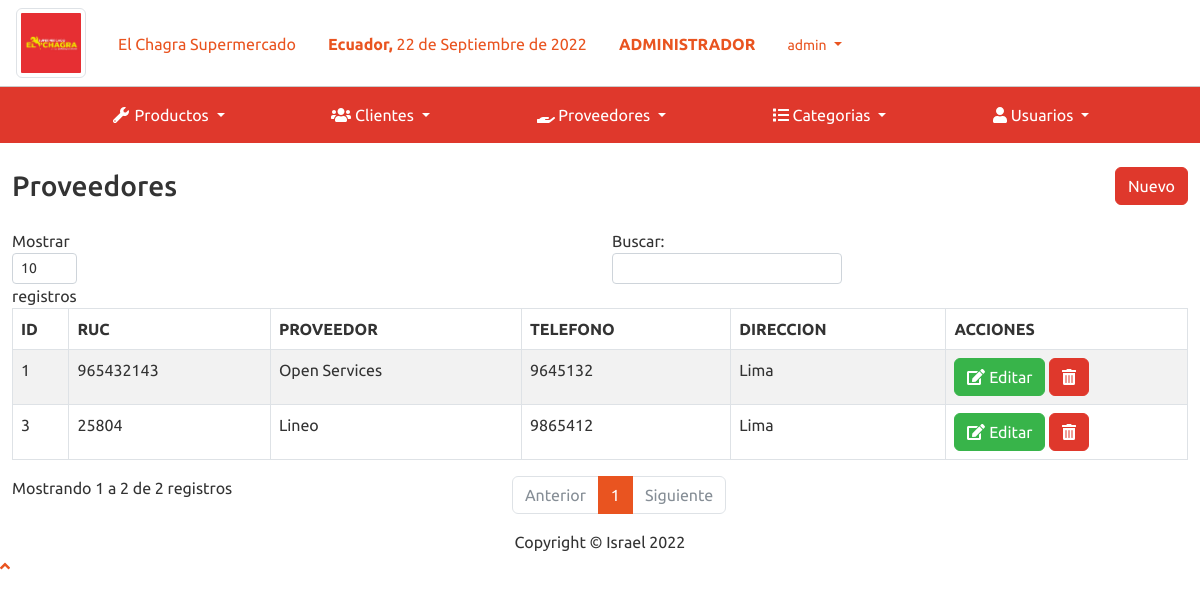
/sistema/lista_proveedor.php (signed in), run on the app's committed database.
### tables this page shows
CREATE TABLE `proveedor` (
  `codproveedor` int(11) NOT NULL,
  `proveedor` varchar(100) NOT NULL,
  `contacto` varchar(100) NOT NULL,
  `telefono` int(11) NOT NULL,
  `direccion` varchar(100) NOT NULL,
  `usuario_id` int(11) NOT NULL
);

### sistema/lista_proveedor.php (the view)
<?php include_once "includes/header.php"; ?>
<div class="container-fluid">
	<div class="d-sm-flex align-items-center justify-content-between mb-4">
		<h1 class="h3 mb-0 text-gray-800">Proveedores</h1>
		<a href="registro_proveedor.php" class="btn btn-danger">Nuevo</a>
	</div>
	<div class="row">
		<div class="col-lg-12">
			<div class="table-responsive">
				<table class="table table-striped table-bordered" id="table">
					<thead class="thead-dark">
						<tr>
							<th>ID</th>
							<th>RUC</th>
							<th>PROVEEDOR</th>
							<th>TELEFONO</th>
							<th>DIRECCION</th>
							<?php if ($_SESSION['rol'] == 1) { ?>
							<th>ACCIONES</th>
							<?php } ?>
						</tr>
					</thead>
					<tbody>
						<?php
						include "../conexion.php";
						$query = mysqli_query($conexion, "SELECT * FROM proveedor");
						$result = mysqli_num_rows($query);
						if ($result > 0) {
							while ($data = mysqli_fetch_assoc($query)) { ?>
								<tr>
									<td><?php echo $data['codproveedor']; ?></td>
									<td><?php echo $data['contacto']; ?></td>
									<td><?php echo $data['proveedor']; ?></td>
									<td><?php echo $data['telefono']; ?></td>
									<td><?php echo $data['direccion']; ?></td>
									<?php if ($_SESSION['rol'] == 1) { ?>
									<td>
										<a href="editar_proveedor.php?id=<?php echo $data['codproveedor']; ?>" class="btn btn-success"><i class='fas fa-edit'></i> Editar</a>
										<form action="eliminar_proveedor.php?id=<?php echo $data['codproveedor']; ?>" method="post" class="confirmar d-inline">
											<button class="btn btn-danger" type="submit"><i class='fas fa-trash-alt'></i> </button>
										</form>
									</td>
									<?php } ?>
								</tr>
						<?php }
						} ?>
					</tbody>
				</table>
			</div>
		</div>
	</div>
</div>
</div>
<?php include_once "includes/footer.php"; ?>

### data on the page
proveedor: codproveedor "1", contacto "965432143", proveedor "Open Services", telefono "9645132", direccion "Lima"
proveedor: codproveedor "3", contacto "25804", proveedor "Lineo", telefono "9865412", direccion "Lima"

### other printed values
fechaPeru() "22 de Septiembre de 2022"
$_SESSION['nombre'] "admin"
